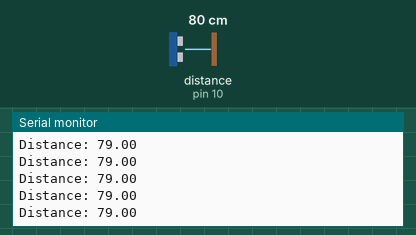
Bench run of a sketch on a simulated Arduino Uno, built with avr-gcc and run on an emulated ATmega328P. On the bench: the last lines printed to the serial monitor. Wiring (inferred from the names in the program): ultrasonic range finder: trigger pin 9; echo pin 10. The inputs (shaded band) are chosen by the test bench; at power-on: distance to the obstacle (sensor on pin 10) 80 cm. The echo pulse lasts 58.3 µs per cm.

Above: at 1.2 s.
1.3 s: distance to the obstacle (sensor on pin 10) set to 120 cm
At 1.49 s:
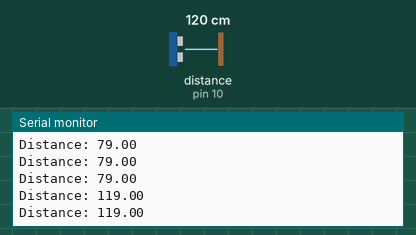
4.3 s: distance to the obstacle (sensor on pin 10) set to 2 cm
At 4.3 s:
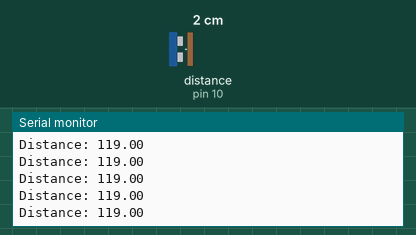
5.8 s: distance to the obstacle (sensor on pin 10) set to 299 cm
At 5.83 s:
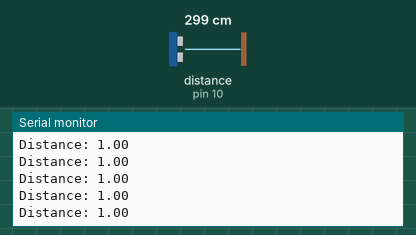
Timing chart, 0 to 8.8 s (numbered marks = the images above; inputs shaded):
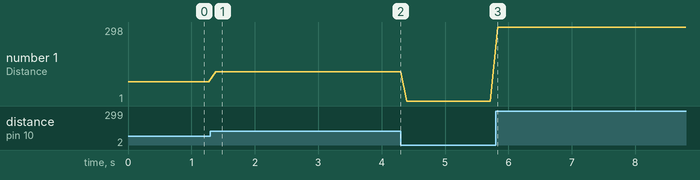

Measured:
- after the input at 1.3 s, the serial monitor: prints a new line after 0.08 s (image 1)
- plotted number 1: 79 → 119 after the input at 1.3 s, 119 → 1 after the input at 4.3 s, 1 → 298 after the input at 5.8 s

The sketch:

HC-SR04.ino
```cpp
const int trigPin = 9;
const int echoPin = 10;

float duration, distance;

void setup() {
  pinMode(trigPin, OUTPUT);
  pinMode(echoPin, INPUT);
  Serial.begin(9600);
}

void loop() {
  digitalWrite(trigPin, LOW);
  delayMicroseconds(2);
  digitalWrite(trigPin, HIGH);
  delayMicroseconds(10);
  digitalWrite(trigPin, LOW);

  duration = pulseIn(echoPin, HIGH);
  distance = (long)((duration*.0343)/2);
  //distance = ((float)(340 * duration) / 1000) / 2;
  Serial.print("Distance: ");
  Serial.println(distance);
  delay(100);
}
```
